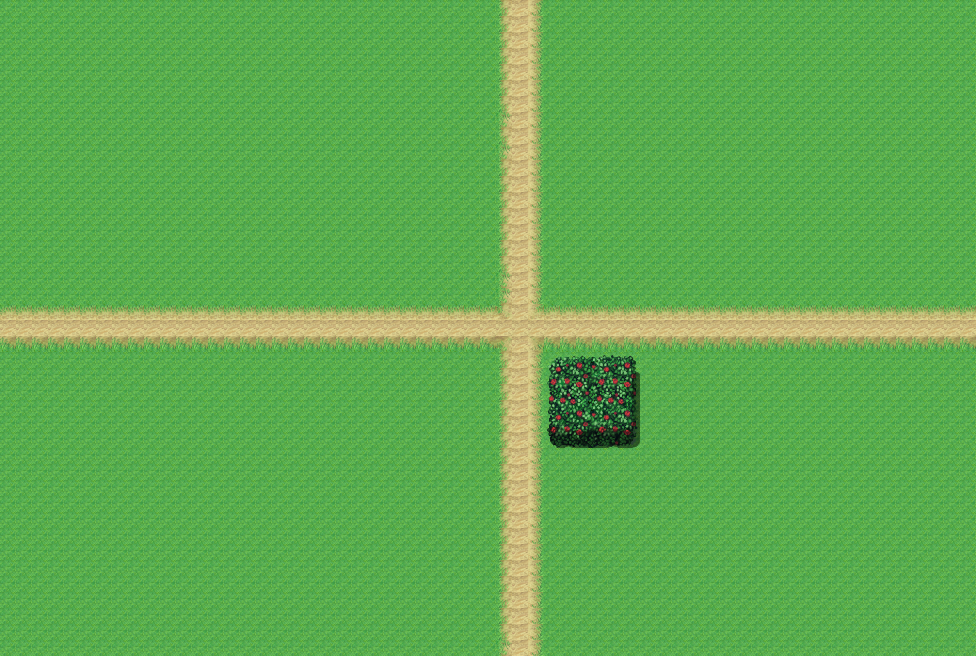

The image is a tile-based game level rendered from a .tmx file. Its description and source (layers, tilesets, objects; grid data summarised) follow:
An orthogonal 61x41 tile map with 16x16 px tiles, 2 tile layers (Tile Layer 1, Tile Layer 2) and 14 objects (4x NPC, 3x PlayerSpawn, FlowerEntrance, ForestEntrance, forest_clearing, ...).

<map version="1.10" tiledversion="1.12.2" orientation="orthogonal" renderorder="right-down" width="61" height="41" tilewidth="16" tileheight="16" infinite="0" nextlayerid="7" nextobjectid="31">
 <tileset firstgid="1" source="fsm_Town02_A2.tsx" />
 <layer id="1" name="Tile Layer 1" width="61" height="41">
  <data>[2501 cells, 2501 non-empty, 11 distinct tile ids]</data>
 </layer>
 <layer id="6" name="Tile Layer 2" width="61" height="41">
  <data>[2501 cells, 36 non-empty, 36 distinct tile ids]</data>
 </layer>
 <objectgroup id="2" name="Triggers">
  <object id="1" name="FlowerEntrance" x="500.909" y="0.363636" width="38.3636" height="11.6364">
   <properties>
    <property name="action" value="transition" />
    <property name="event" value="enter" />
    <property name="target_map" value="level1.tmx" />
    <property name="target_spawn" value="FlowerEntranceSpawn" />
   </properties>
  </object>
  <object id="10" name="ForestEntrance" x="503.545" y="642.182" width="38.3636" height="11.6364">
   <properties>
    <property name="action" value="transition" />
    <property name="event" value="enter" />
    <property name="target_map" value="forest.tmx" />
    <property name="target_spawn" value="ForestEntranceSpawn" />
   </properties>
  </object>
  <object id="29" name="forest_clearing" x="275" y="451" width="80" height="78" />
  <object id="30" x="675" y="-37" />
 </objectgroup>
 <objectgroup id="3" name="Entities">
  <object id="3" name="WorldEntranceSpawn" type="PlayerSpawn" x="520.318" y="29.5568">
   <point />
  </object>
  <object id="8" name="PlayerSpawn" type="PlayerSpawn" x="520.455" y="319.727">
   <point />
  </object>
  <object id="12" name="WorldForestEntranceSpawn" type="PlayerSpawn" x="522.5" y="603.75">
   <point />
  </object>
  <object id="13" name="Merchant" type="NPC" x="702" y="257.333">
   <properties>
    <property name="entity_id" value="village_merchant" />
   </properties>
   <point />
  </object>
  <object id="22" name="Christopher" type="NPC" x="399.5" y="188.5">
   <properties>
    <property name="entity_id" value="christopher" />
   </properties>
   <point />
  </object>
  <object id="23" name="Dansi2" type="NPC" x="362.5" y="420.5">
   <properties>
    <property name="entity_id" value="dansi_2" />
   </properties>
   <point />
  </object>
  <object id="25" name="Leonhard" type="NPC" x="723" y="490">
   <properties>
    <property name="entity_id" value="leonhard" />
   </properties>
   <point />
  </object>
  <object id="28" name="Skeleton" type="EnemySpawn" x="244.667" y="209.333">
   <properties>
    <property name="entity_id" value="skeleton" />
   </properties>
   <point />
  </object>
 </objectgroup>
 <objectgroup id="5" name="NPCPaths">
  <object id="21" name="merchant_route" x="846" y="295">
   <polygon points="0,0 -94,77.5 -111.5,-21.5" />
  </object>
 </objectgroup>
 <objectgroup color="#ff0000" id="4" name="Collisions">
  <object id="24" x="548.5" y="355.75" width="87.75" height="90.75" />
 </objectgroup>
</map>
